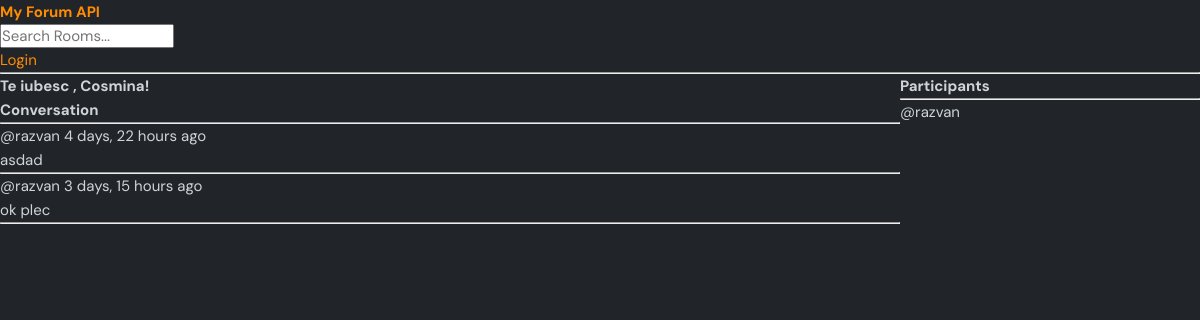
The page /room/10/ on the database its author committed.
### base/models.py (models this page shows, shortened)
class Room(models.Model):
    host =  models.ForeignKey(User, on_delete=models.SET_NULL, null=True)
    topic = models.ForeignKey(Topic, on_delete=models.SET_NULL, null=True)
    name = models.CharField(max_length=200)
    description = models.TextField(null=True, blank=True)
    participants = models.ManyToManyField(User, related_name='participants', blank=True)
    updated = models.DateTimeField(auto_now=True)
    created = models.DateTimeField(auto_now_add=True)
    class Meta:
        ordering = ['-updated', '-created']

class Message(models.Model):
    user = models.ForeignKey(User, on_delete=models.CASCADE)
    room = models.ForeignKey(Room, on_delete=models.CASCADE)
    body = models.TextField()
    updated = models.DateTimeField(auto_now=True)
    created = models.DateTimeField(auto_now_add=True)

### base/views.py (the view, shortened to what this page needs)
# urls.py: path('room/<str:pk>/', views.room, name="room"),
def room(request, pk):
    room = Room.objects.get(id=pk)
    room_messages = room.message_set.all()
    participants = room.participants.all()
    context = {'room': room, 'room_messages':room_messages, 'participants':participants}
    return render(request, 'base/room.html', context)

### templates/base/room.html (shortened to what this page needs)
{% extends 'main.html' %}
{% block content %}
<div class="room-container">
<div>
<h1>
    {{ room.name }}
</h1>
<div class="comment-wrapper">
    <h3>Conversation</h3>
    <hr>
    {%  for message in room_messages %}
        <div>
            <small>@{{ message.user }}  {{ message.created|timesince }} ago</small>
            <p>{{ message.body }}</p>
            <hr>
        </div>
    {% endfor %}
</div>
</div>
    <div>
        <h3>Participants</h3>
        <hr>
        {%  for user in participants %}
            <div>
                <p>@{{ user.username }}</p>
            </div>
        {% endfor %}
    </div>
</div>
{% endblock %}

### static/styles/style.css (style rules this page uses)
:root { --color-main: #ff8c00; --color-main-light: #ffd8b5; --color-dark: #343a40; --color-dark-medium: #495057; --color-dark-light: #6c757d; --color-light: #f8f9fa; --color-gray: #adb5bd; --color-light-gray: #ced4da; --color-bg: #212529; --color-success: #28a745; --color-error: #dc3545; }
* { font-family: "DM Sans", -apple-system, BlinkMacSystemFont, "Segoe UI", Roboto, Oxygen, Ubuntu, Cantarell, "Open Sans", "Helvetica Neue", sans-serif; margin: 0; padding: 0; box-sizing: border-box; text-rendering: optimizeLegibility; font-size: inherit; }
html { font-size: 56.25%; }
@media only screen and (min-width: 1200px) { html { font-size: 62.5%; } }
body { line-height: 1.6; font-weight: 400; font-size: 1.5rem; color: var(--color-light-gray); background-color: var(--color-bg); min-height: 100vh; }

### templates/base/room.html (style rules this page uses)
.room-container { display: grid; grid-template-columns: 3fr 1fr; }

### rows shown on the page
Room: name "Te iubesc , Cosmina!"
Message: user "razvan", created "4 days, 22 hours", body "asdad"
Message: user "razvan", created "3 days, 15 hours", body "ok plec"

### other values the page prints
{{ user.username }} "razvan"
